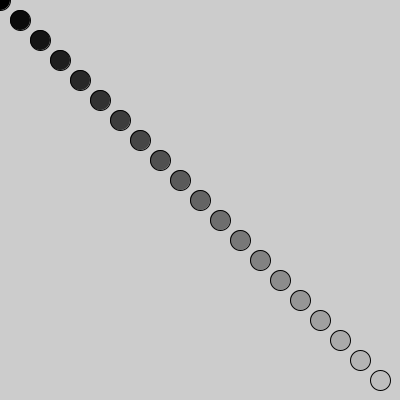
Frame 1 (no input)
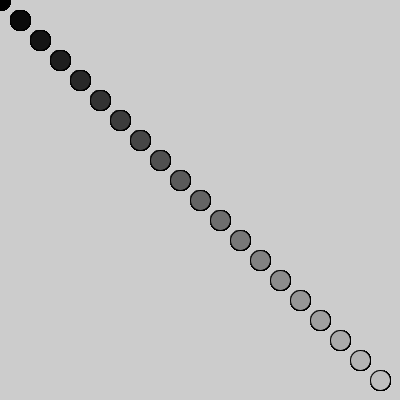
Frame 60 (the mouse pressed at the canvas centre just before this capture)
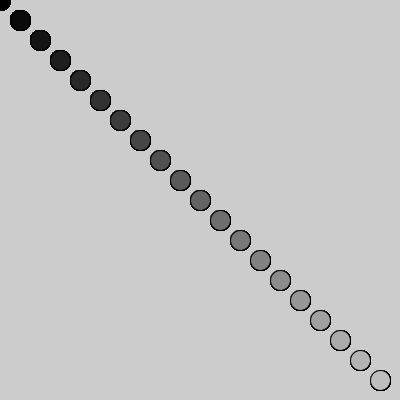
Frame 120 (the mouse held since frame 60 and released just before this capture)

The Processing sketch that drew these frames (run headless with seeded random() and noise(); from frame 60 on, the mouse is pressed at the canvas centre):

// Processing sketch: w2looping
// ── w2looping.pde
//loops preview

void setup(){
  size(400,400);
}

void draw(){
  //int counter = 0;
  //int limit = 20; 
  //while(counter<limit){
  //  counter++;
  //  fill(random(255), random(255), random(255));
  //  ellipse(random(width), random(height), random(width/2), random(height/2));
    
    for (int i=0; i<20; i++) {
      fill(10*i);
      ellipse(i* (width/20), i * (height/20), width/20, height/20); 
  }
}
